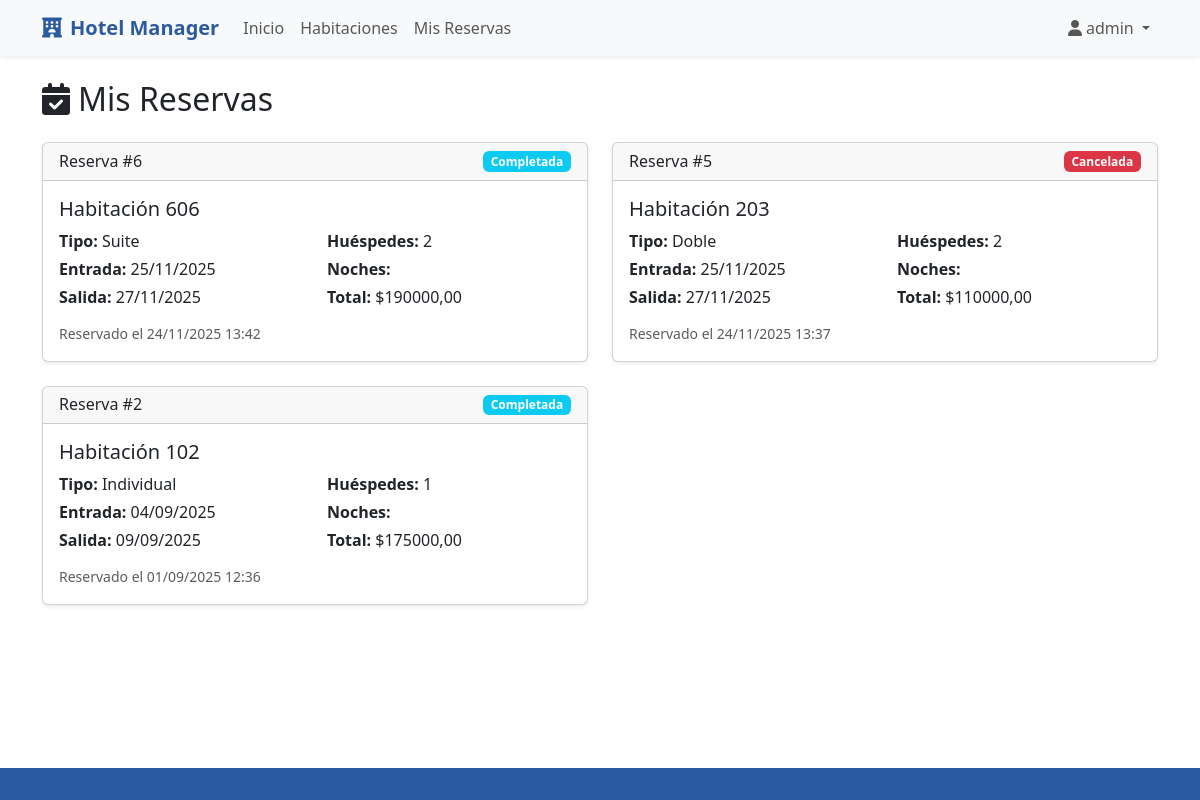
/mis-reservas/ (signed in), run on the app's committed database.
### hotel/models.py (models this page shows, shortened)
class Reserva(models.Model):
    ESTADOS_RESERVA = [
        ('pendiente', 'Pendiente'),
        ('confirmada', 'Confirmada'),
        ('cancelada', 'Cancelada'),
        ('completada', 'Completada'),
    ]
    cliente = models.ForeignKey(User, on_delete=models.CASCADE, related_name='reservas')
    habitacion = models.ForeignKey(Habitacion, on_delete=models.CASCADE, related_name='reservas')
    fecha_entrada = models.DateField()
    fecha_salida = models.DateField()
    numero_huespedes = models.PositiveIntegerField()
    estado = models.CharField(max_length=20, choices=ESTADOS_RESERVA, default='pendiente')
    precio_total = models.DecimalField(max_digits=12, decimal_places=2, null=True, blank=True)
    fecha_reserva = models.DateTimeField(auto_now_add=True)
    comentarios = models.TextField(blank=True)
    class Meta:
        verbose_name = "Reserva"
        verbose_name_plural = "Reservas"
        ordering = ['-fecha_reserva']
        indexes = [
            models.Index(fields=['habitacion', 'fecha_entrada', 'fecha_salida']),
            models.Index(fields=['estado']),
        ]
        permissions = [
            ("can_confirm_reservation", "Can confirm reservation"),
            ("can_cancel_reservation", "Can cancel reservation"),
        ]

class Habitacion(models.Model):
    ESTADOS = [
        ('disponible', 'Disponible'),
        ('ocupada', 'Ocupada'),
        ('mantenimiento', 'En Mantenimiento'),
    ]
    numero = models.CharField(max_length=10, unique=True)
    tipo = models.ForeignKey(TipoHabitacion, on_delete=models.PROTECT, related_name='habitaciones') #Deleted Protec para evitar borrados sin querer
    estado = models.CharField(max_length=20, choices=ESTADOS, default='disponible')
    piso = models.IntegerField()
    descripcion = models.TextField(blank=True)
    fecha_creacion = models.DateTimeField(auto_now_add=True)
    class Meta:
        verbose_name = "Habitación"
        verbose_name_plural = "Habitaciones"
        ordering = ['numero']
        indexes = [
            models.Index(fields=['numero']),
            models.Index(fields=['estado']),
        ]
        permissions = [
            ("can_change_room_state", "Can change room state"),
        ]

class TipoHabitacion(models.Model):
    TIPOS_HABITACION = [
        ('individual', 'Individual'),
        ('doble', 'Doble'),
        ('suite', 'Suite'),
        ('familiar', 'Familiar'),
    ]
    nombre = models.CharField(max_length=50, choices=TIPOS_HABITACION, unique=True)
    descripcion = models.TextField(blank=True)
    precio_por_noche = models.DecimalField(max_digits=10, decimal_places=2)
    capacidad_maxima = models.PositiveIntegerField()
    class Meta:
        verbose_name = "Tipo de Habitación"
        verbose_name_plural = "Tipos de Habitación"
        indexes = [
            models.Index(fields=['nombre']),
        ]
    def __str__(self):
        return self.get_nombre_display()

### hotel/views.py (the view)
# urls.py: path('mis-reservas/', views.mis_reservas, name='mis_reservas'),
@login_required
def mis_reservas(request):
    reservas = Reserva.objects.filter(cliente=request.user).order_by('-fecha_reserva')
    return render(request, 'hotel/mis_reservas.html', {'reservas': reservas})

### hotel/templates/hotel/mis_reservas.html (shortened to what this page needs)
{% extends 'hotel/base.html' %}
{% block contenido %}
<h2 class="mb-4">
    <i class="fas fa-calendar-check me-2"></i>Mis Reservas
</h2>
{% if reservas %}
    <div class="row">
        {% for reserva in reservas %}
            <div class="col-lg-6 mb-4">
                <div class="card shadow-sm">
                    <div class="card-header d-flex justify-content-between align-items-center">
                        <h6 class="mb-0">Reserva #{{ reserva.id }}</h6>
                        <span class="badge {% if reserva.estado == 'confirmada' %}bg-success{% elif reserva.estado == 'pendiente' %}bg-warning{% elif reserva.estado == 'cancelada' %}bg-danger{% else %}bg-info{% endif %}">
                            {{ reserva.get_estado_display }}
                        </span>
                    </div>
                    <div class="card-body">
                        <h5 class="card-title">Habitación {{ reserva.habitacion.numero }}</h5>
                        <div class="row">
                            <div class="col-sm-6">
                                <p class="mb-1"><strong>Tipo:</strong> {{ reserva.habitacion.tipo }}</p>
                                <p class="mb-1"><strong>Entrada:</strong> {{ reserva.fecha_entrada|date:"d/m/Y" }}</p>
                                <p class="mb-1"><strong>Salida:</strong> {{ reserva.fecha_salida|date:"d/m/Y" }}</p>
                            </div>
                            <div class="col-sm-6">
                                <p class="mb-1"><strong>Huéspedes:</strong> {{ reserva.numero_huespedes }}</p>
                                <p class="mb-1"><strong>Noches:</strong> {{ reserva.calcular_noches }}</p>
                                <p class="mb-1"><strong>Total:</strong> ${{ reserva.precio_total }}</p>
                            </div>
                        </div>
                        <div class="mt-2">
                            <small class="text-muted">
                                Reservado el {{ reserva.fecha_reserva|date:"d/m/Y H:i" }}
                            </small>
                        </div>
                    </div>
                </div>
            </div>
        {% endfor %}
    </div>
{% endif %}
{% endblock %}

### hotel/templates/hotel/base.html (shortened to what this page needs)
{% load static %}
<!DOCTYPE html>
<html lang="es">
<head>
    <link href="https://cdnjs.cloudflare.com/ajax/libs/bootstrap/5.3.0/css/bootstrap.min.css" rel="stylesheet">
    <link href="https://cdnjs.cloudflare.com/ajax/libs/font-awesome/6.4.0/css/all.min.css" rel="stylesheet">
</head>
<body>
    <nav class="navbar navbar-expand-lg navbar-light bg-light shadow-sm">
        <div class="container">
            <a class="navbar-brand" href="{% url 'inicio' %}">
                <i class="fas fa-hotel me-2"></i>Hotel Manager
            </a>
            <div class="collapse navbar-collapse" id="navbarNav">
                <ul class="navbar-nav me-auto">
                    <li class="nav-item">
                        <a class="nav-link" href="{% url 'inicio' %}">Inicio</a>
                    </li>
                    <li class="nav-item">
                        <a class="nav-link" href="{% url 'lista_habitaciones' %}">Habitaciones</a>
                    </li>
                    {% if user.is_authenticated %}
                        <li class="nav-item">
                            <a class="nav-link" href="{% url 'mis_reservas' %}">Mis Reservas</a>
                        </li>
                    {% endif %}
                </ul>
                <ul class="navbar-nav">
                    {% if user.is_authenticated %}
                        <li class="nav-item dropdown">
                            <a class="nav-link dropdown-toggle" href="#" role="button" data-bs-toggle="dropdown">
                                <i class="fas fa-user me-1"></i>{{ user.username }}
                            </a>
                        </li>
                    {% endif %}
                </ul>
            </div>
        </div>
    </nav>
    <main class="container my-4">
        {% block contenido %}
        {% endblock %}
    </main>
    <footer class="footer py-3 mt-5">
    </footer>
</body>
</html>

### hotel/templates/hotel/base.html (style rules this page uses)
.navbar-brand { font-weight: bold; color: #2c5aa0 !important; }
.footer { background-color: #2c5aa0; color: white; margin-top: auto; }
body { display: flex; flex-direction: column; min-height: 100vh; }
main { flex: 1; }

### data on the page
Reserva: id "6", estado "Completada", habitacion.numero "606", habitacion.tipo "Suite", fecha_entrada "25/11/2025", fecha_salida "27/11/2025", numero_huespedes "2", precio_total "190000,00", fecha_reserva "24/11/2025 13:42"
Reserva: id "5", estado "Cancelada", habitacion.numero "203", habitacion.tipo "Doble", fecha_entrada "25/11/2025", fecha_salida "27/11/2025", numero_huespedes "2", precio_total "110000,00", fecha_reserva "24/11/2025 13:37"
Reserva: id "2", estado "Completada", habitacion.numero "102", habitacion.tipo "Individual", fecha_entrada "04/09/2025", fecha_salida "09/09/2025", numero_huespedes "1", precio_total "175000,00", fecha_reserva "01/09/2025 12:36"

### other printed values
{{ user.username }} "admin"
